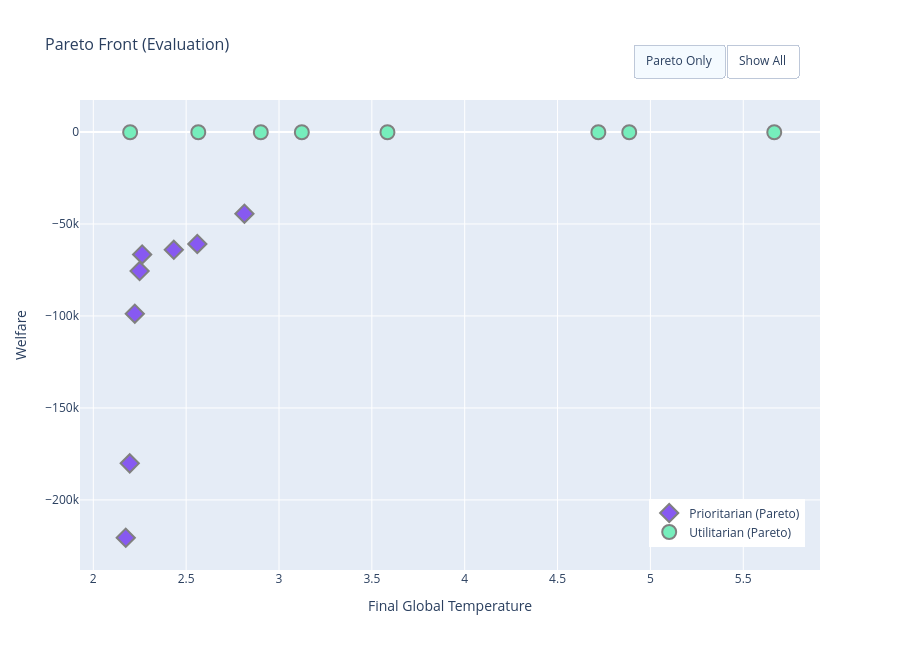

Here is the notebook cell this chart was saved with:
### Code cell
# ── Load & plot ───────────────────────────────────────────────────────────────
PARETO_OBJECTIVES = {
    'x': 'final_global_temperature',
    'y': 'welfare',
}
pareto_df = _load_all_summaries()
print(f'Loaded {len(pareto_df)} evaluation runs')
#print(pareto_df[['algorithm', 'run_name', PARETO_OBJECTIVES['x'], PARETO_OBJECTIVES['y']]].to_string(index=False))

fig_pareto = plot_pareto_front_eval(
    pareto_df,
    x_col=PARETO_OBJECTIVES['x'],
    y_col=PARETO_OBJECTIVES['y'],
    x_dir='min',   # lower temperature is better
    y_dir='max',    # higher welfare is better
)
fig_pareto.show()
if SAVE_FIGURES:
    fig_pareto.write_image(str(OUTPUT_DIR / 'pareto_front_eval.svg'))
    print(f'Saved: {OUTPUT_DIR / "pareto_front_eval.svg"}')
